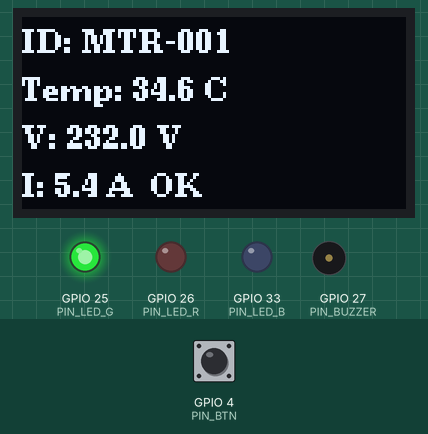
Simulated run of this program. Board: ESP32. Parts: 128×64 one-colour display, output pins drawn as LEDs (lit = HIGH), buzzer (waves = sounding, pin HIGH). Inputs (shaded band) come from the test bench; at power-on: GPIO 4 (PIN_BTN) HIGH. Random numbers use the default seed unless the program sets one; what the program prints to the serial monitor is not drawn.

Above: at 2.23 s.
2.3 s: GPIO 4 (PIN_BTN) pulled LOW for 3.2 s
At 4.12 s:
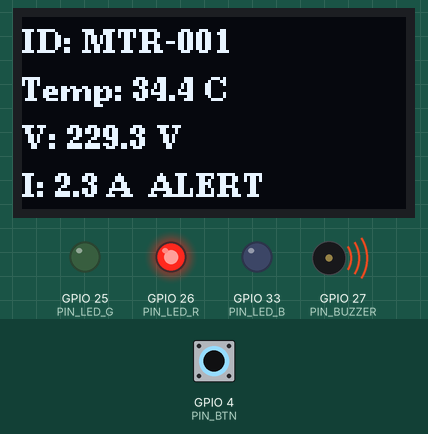
7.0 s: GPIO 4 (PIN_BTN) pulled LOW for 0.15 s
At 7.16 s:
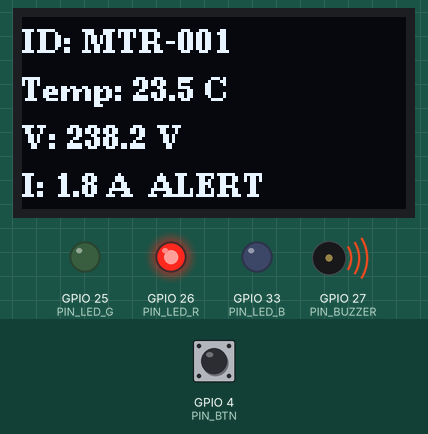
8.6 s: GPIO 4 (PIN_BTN) pulled LOW for 1 s
At 8.75 s:
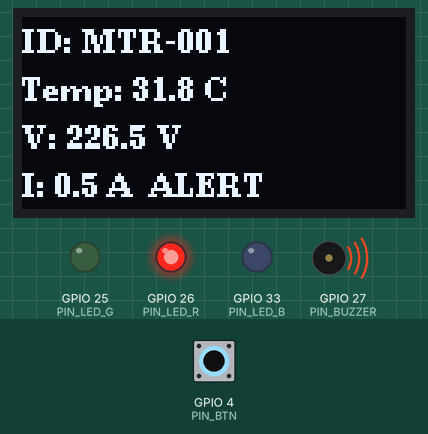
11.1 s: GPIO 4 (PIN_BTN) pulled LOW for 0.15 s
At 11.26 s:
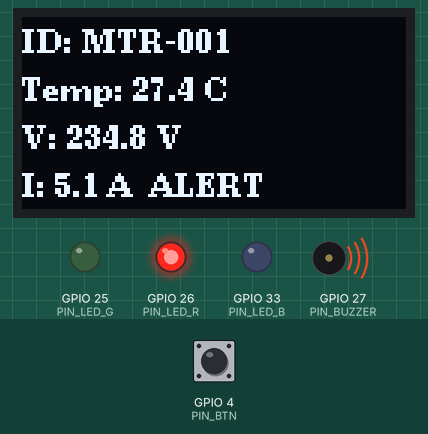
Timing chart, 0 to 13.7 s (numbered marks = the images above; inputs shaded):
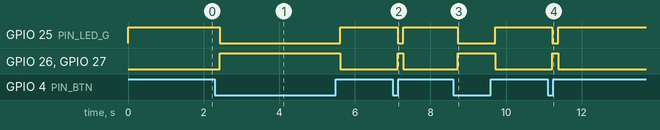

The program:

main.cpp
```cpp
// Meter A - Smart Meter MTR-001
// Normal meter with demo scenarios.
#include <Arduino.h>
#include <DHT.h>
#include <Wire.h>
#include <U8g2lib.h>

// =============================
// CONFIG
// =============================

const String METER_ID = "MTR-001";

const int PIN_DHT = 15;
const int PIN_POT = 34;
const int PIN_BTN = 4;
const int PIN_BUZZER = 27;
const int PIN_LED_R = 26;
const int PIN_LED_G = 25;
const int PIN_LED_B = 33;

// -----------------------------
// DEMO MODE (HARDCODED VALUES)
// -----------------------------
// Set to true for a button-controlled viva demo.
// Set to false for live sensor/random readings.
#define DEMO_MODE false
#define RANDOM_VALUES true

// Starting scenario. Press the button to cycle through all scenarios.
#define DEMO_SCENARIO 0
#define DEMO_SCENARIO_COUNT 7

// =============================
// OBJECTS
// =============================

DHT dht(PIN_DHT, DHT22);
U8G2_SSD1306_128X64_NONAME_F_HW_I2C u8g2(U8G2_R0, U8X8_PIN_NONE);

// =============================
// STATE
// =============================

bool alertMode = false;

// Button debounce state
bool lastBtnState = HIGH;
bool currentBtnState = HIGH;
unsigned long lastDebounceTime = 0;
const unsigned long debounceDelay = 50;
int activeScenario = DEMO_SCENARIO;

// =============================
// HELPERS
// =============================

void setLedColor(bool r, bool g, bool b) {
  digitalWrite(PIN_LED_R, r ? HIGH : LOW);
  digitalWrite(PIN_LED_G, g ? HIGH : LOW);
  digitalWrite(PIN_LED_B, b ? HIGH : LOW);
}

void updateOLED(const String& displayId, float temp, float voltage, float current, const char* status) {
  u8g2.clearBuffer();
  u8g2.setFont(u8g2_font_ncenB08_tr);

  u8g2.setCursor(0, 12);
  u8g2.print("ID: ");
  u8g2.print(displayId.c_str());

  u8g2.setCursor(0, 28);
  u8g2.print("Temp: ");
  u8g2.print(temp, 1);
  u8g2.print(" C");

  u8g2.setCursor(0, 44);
  u8g2.print("V: ");
  u8g2.print(voltage, 1);
  u8g2.print(" V");

  u8g2.setCursor(0, 60);
  u8g2.print("I: ");
  u8g2.print(current, 1);
  u8g2.print(" A  ");
  u8g2.print(status);

  u8g2.sendBuffer();
}

void triggerAlert() {
  alertMode = true;
  setLedColor(true, false, false); // red
  digitalWrite(PIN_BUZZER, HIGH);
  delay(200);                      // short beep
  digitalWrite(PIN_BUZZER, LOW);
}

void clearAlert() {
  alertMode = false;
  setLedColor(false, true, false); // green
  digitalWrite(PIN_BUZZER, LOW);
}

// =============================
// SETUP
// =============================

void setup() {
  Serial.begin(115200);

  pinMode(PIN_BTN, INPUT_PULLUP);
  pinMode(PIN_BUZZER, OUTPUT);
  pinMode(PIN_LED_R, OUTPUT);
  pinMode(PIN_LED_G, OUTPUT);
  pinMode(PIN_LED_B, OUTPUT);

  // Start in normal state
  digitalWrite(PIN_BUZZER, LOW);
  setLedColor(false, true, false); // green

  dht.begin();
  randomSeed(micros());
  Wire.begin();
  u8g2.begin();

  updateOLED(METER_ID, 0.0, 0.0, 0.0, "Booting...");
  delay(1000);
}


// =============================
// LOOP
// =============================

unsigned long lastSend = 0;
const unsigned long SEND_INTERVAL_MS = 2000;

void loop() {
  float temp = 0.0;
  float simVoltage = 230.0;
  float simCurrent = 1.0;
  bool simulatedAlert = false;
  String outputMeterId = METER_ID;
  const char* scenarioName = "live";

  bool reading = digitalRead(PIN_BTN);
  if (reading != lastBtnState) {
    lastDebounceTime = millis();
  }
  if ((millis() - lastDebounceTime) > debounceDelay) {
    currentBtnState = reading;
  }
  lastBtnState = reading;

#if DEMO_MODE == true
  // Press the button once to move to the next viva scenario.
  static bool scenarioButtonHandled = false;
  if (currentBtnState == LOW && !scenarioButtonHandled) {
    activeScenario = (activeScenario + 1) % DEMO_SCENARIO_COUNT;
    scenarioButtonHandled = true;
  } else if (currentBtnState == HIGH) {
    scenarioButtonHandled = false;
  }

  switch (activeScenario) {
    case 0: // Normal baseline
      temp = 28.0; simVoltage = 230.0; simCurrent = 1.2; scenarioName = "normal"; break;
    case 1: // Voltage warning: outside 216-244 V, below critical 200-255 V
      temp = 28.0; simVoltage = 246.0; simCurrent = 1.2; scenarioName = "voltage_warning"; break;
    case 2: // Current and power warning
      temp = 35.0; simVoltage = 235.0; simCurrent = 4.0; scenarioName = "current_warning"; break;
    case 3: // Temperature critical
      temp = 45.0; simVoltage = 230.0; simCurrent = 1.2; scenarioName = "temperature_critical"; break;
    case 4: // Power and current critical
      temp = 45.0; simVoltage = 250.0; simCurrent = 9.5; scenarioName = "power_critical"; break;
    case 5: // Allow-list rejection demonstration
      temp = 30.0; simVoltage = 230.0; simCurrent = 2.0;
      outputMeterId = "MTR-999"; scenarioName = "unauthorized"; break;
    case 6: // Meter-local alert demonstration
      temp = 30.0; simVoltage = 230.0; simCurrent = 2.0;
      simulatedAlert = true; scenarioName = "meter_alert"; break;
  }

#else
  // LIVE SENSOR MODE: use random values for a self-running presentation.
#if RANDOM_VALUES
  temp = random(200, 351) / 10.0;                // 20.0–35.0 °C
  simVoltage = random(2200, 2401) / 10.0;         // 220.0–240.0 V
  simCurrent = random(50, 551) / 100.0;           // 0.50–5.50 A
#else
  float t = dht.readTemperature();
  if (!isnan(t)) {
    temp = t;
  }
  int potVal = analogRead(PIN_POT);
  simVoltage = 220.0 + (potVal / 4095.0) * 20.0;
  simCurrent = 0.5 + (potVal / 4095.0) * 5.0;
#endif
#endif

  float simPower = simVoltage * simCurrent / 1000.0; // kW (demo scaling)

  bool buttonPressed = (currentBtnState == LOW) || simulatedAlert;

  if (buttonPressed) {
    // Alert condition: red LED + buzzer ON
    setLedColor(true, false, false); // red
    digitalWrite(PIN_BUZZER, HIGH);
  } else {
    // Normal condition: green LED + buzzer OFF
    setLedColor(false, true, false); // green
    digitalWrite(PIN_BUZZER, LOW);
  }

  const char* status = buttonPressed ? "ALERT" : "OK";
  updateOLED(outputMeterId, temp, simVoltage, simCurrent, status);

  unsigned long now = millis();
  if (now - lastSend >= SEND_INTERVAL_MS) {
    lastSend = now;

    // JSON telemetry
    Serial.print("{\"meter_id\":\"");
    Serial.print(outputMeterId);
    Serial.print("\",\"temp_c\":");
    Serial.print(temp, 1);
    Serial.print(",\"voltage_v\":");
    Serial.print(simVoltage, 1);
    Serial.print(",\"current_a\":");
    Serial.print(simCurrent, 1);
    Serial.print(",\"power_kw\":");
    Serial.print(simPower, 2);
    Serial.print(",\"alert\":");
    Serial.print(buttonPressed ? "true" : "false");
    Serial.print(",\"scenario\":\"");
    Serial.print(scenarioName);
    Serial.print("\"");
    Serial.println("}");
  }

  delay(50);
}
```

Measured:
- after the input at 2.3 s, GPIO 25 (PIN_LED_G): HIGH → LOW after 0.12 s, → HIGH 3.2 s later; GPIO 26 (PIN_LED_R), GPIO 27 (PIN_BUZZER): LOW → HIGH after 0.12 s, → LOW 3.2 s later
- after the input at 7.0 s, GPIO 25 (PIN_LED_G): HIGH → LOW after 0.13 s, → HIGH 0.15 s later; GPIO 26 (PIN_LED_R), GPIO 27 (PIN_BUZZER): LOW → HIGH after 0.13 s, → LOW 0.15 s later
- after the input at 8.6 s, GPIO 25 (PIN_LED_G): HIGH → LOW after 0.12 s, → HIGH 0.98 s later; GPIO 26 (PIN_LED_R), GPIO 27 (PIN_BUZZER): LOW → HIGH after 0.12 s, → LOW 0.98 s later
- after the input at 11.1 s, GPIO 25 (PIN_LED_G): HIGH → LOW after 0.13 s, → HIGH 0.15 s later; GPIO 26 (PIN_LED_R), GPIO 27 (PIN_BUZZER): LOW → HIGH after 0.13 s, → LOW 0.15 s later
